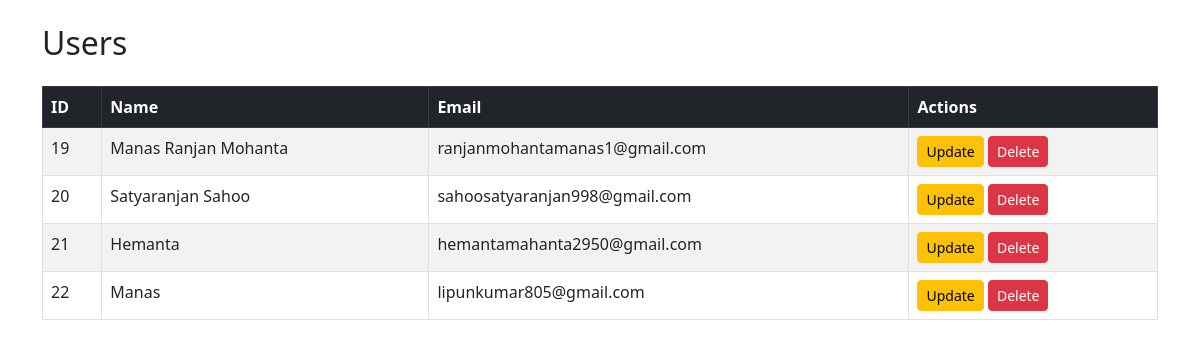
The app's page /admin_dashboard/users.php, older data.
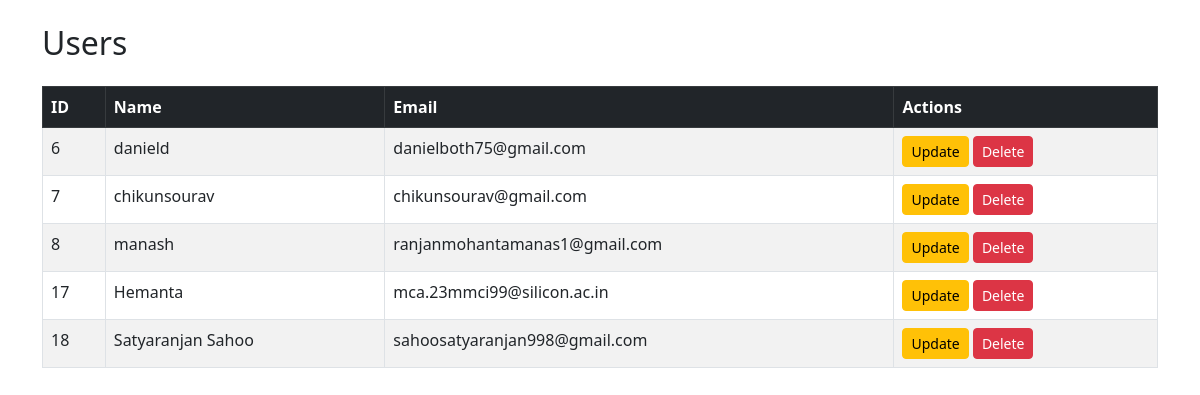
The same page, newer data.
### tables this page shows
CREATE TABLE `users` (
  `id` int(11) NOT NULL,
  `name` varchar(255) NOT NULL,
  `email` varchar(255) NOT NULL,
  `password` varchar(255) NOT NULL,
  `role` varchar(20) NOT NULL,
  `image` varchar(200) NOT NULL,
  `otp` varchar(6) DEFAULT NULL,
  `otp_expires_at` datetime DEFAULT NULL,
  `is_verified` tinyint(1) DEFAULT 0
);

### admin_dashboard/users.php (the view, shortened to what this page needs)
<?php
include 'db.php';
?>
<!DOCTYPE html>
<html lang="en">
<head>
    <link href="https://cdn.jsdelivr.net/npm/bootstrap@5.3.0/dist/css/bootstrap.min.css" rel="stylesheet">
</head>
<body>
<div class="container mt-4">
    <h2 class="mb-4">Users</h2>
    <table class="table table-bordered table-striped">
        <thead class="table-dark">
        <tr>
            <th>ID</th>
            <th>Name</th>
            <th>Email</th>
            <th>Actions</th>
        </tr>
        </thead>
        <tbody>
        <?php
        $result = $conn->query("SELECT * FROM users");
        while ($row = $result->fetch_assoc()):
            ?>
            <tr>
                <td><?= htmlspecialchars($row['id']) ?></td>
                <td><?= htmlspecialchars($row['name']) ?></td>
                <td><?= htmlspecialchars($row['email']) ?></td>
                <td>
                    <a href="update_user.php?id=<?= $row['id'] ?>" class="btn btn-sm btn-warning">Update</a>
                    <a href="delete_user.php?id=<?= $row['id'] ?>" class="btn btn-sm btn-danger"
                       onclick="return confirm('Are you sure you want to delete this user?');">Delete</a>
                </td>
            </tr>
        <?php endwhile; ?>
        </tbody>
    </table>
</div>
<?php
exit();
?>

Row changes from the older to the newer data that the page shows:
removed users: id "19", name "Manas Ranjan Mohanta", email "ranjanmohantamanas1@gmail.com"
removed users: id "20", name "Satyaranjan Sahoo", email "sahoosatyaranjan998@gmail.com"
removed users: id "21", name "Hemanta", email "hemantamahanta2950@gmail.com"
removed users: id "22", name "Manas", email "lipunkumar805@gmail.com"
added users: id "6", name "danield", email "danielboth75@gmail.com"
added users: id "7", name "chikunsourav", email "chikunsourav@gmail.com"
added users: id "8", name "manash", email "ranjanmohantamanas1@gmail.com"
added users: id "17", name "Hemanta", email "mca.23mmci99@silicon.ac.in"
added users: id "18", name "Satyaranjan Sahoo", email "sahoosatyaranjan998@gmail.com"
